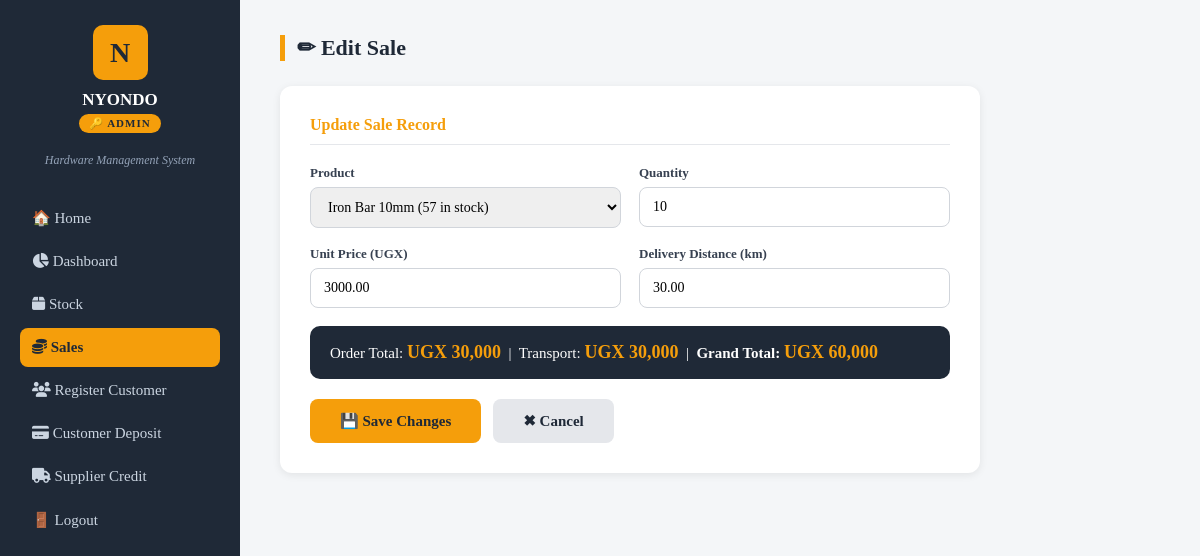
Screenshot of /sales/edit/10/ (signed in) with the database file from the repository.
### nyondoapp/models.py (models this page shows, shortened)
class Sale(models.Model):
    product = models.ForeignKey(Product, on_delete=models.CASCADE)
    quantity = models.IntegerField()
    unit_price = models.DecimalField(max_digits=10, decimal_places=2)  # price at time of sale
    total_price = models.DecimalField(max_digits=10, decimal_places=2)  # quantity x unit_price
    distance_km = models.DecimalField(max_digits=6, decimal_places=2, default=0)  # delivery distance
    transport_fee = models.DecimalField(max_digits=10, decimal_places=2, default=0)  # 0 or 30,000 UGX
    date = models.DateTimeField(auto_now_add=True)

class Product(models.Model):
    name = models.CharField(max_length=200)
    unit_cost = models.DecimalField(max_digits=10, decimal_places=2)  # buying price
    unit_price = models.DecimalField(max_digits=10, decimal_places=2)  # selling price
    quantity = models.IntegerField(default=0)  # current stock level

### nyondoapp/views.py (the view, shortened to what this page needs)
# urls.py: path('sales/edit/<int:pk>/', views.sales_edit, name='sales_edit'),
@login_required
def sales_edit(request, pk):
    role = get_user_role(request.user)
    if role == 'stockmanager':
        messages.error(request, 'You are not authorized to edit sales.')
        return redirect('/dashboard/stockmanager/')
    sale = Sale.objects.get(id=pk)
    products = Product.objects.all()
    return render(request, 'sales_edit.html', {'sale': sale, 'products': products})

### nyondoapp/views.py (called while the page is built)
def get_user_role(user):
    groups = user.groups.values_list('name', flat=True)
    if 'admin' in groups:
        return 'admin'
    elif 'salesperson' in groups:
        return 'salesperson'
    elif 'stockmanager' in groups:
        return 'stockmanager'
    return None

### nyondoapp/templates/sales_edit.html (shortened to what this page needs)
<!doctype html>
<html lang="en">
  <head>
    <link rel="stylesheet" href="https://cdnjs.cloudflare.com/ajax/libs/font-awesome/6.5.1/css/all.min.css" />
  </head>
  <body>
    <div class="sidebar">
      <div class="logo-box">N</div>
      <h2>NYONDO</h2>
      {% if request.user.groups.all.0.name == 'admin' %}
        <span class="role-badge">🔑 Admin</span>
      {% elif request.user.groups.all.0.name == 'salesperson' %}
        <span class="role-badge"><i class="fa-solid fa-coins"></i> Salesperson</span>
      {% endif %}
      <p class="tagline">Hardware Management System</p>
      <div class="menu">
        {% if request.user.groups.all.0.name == 'admin' %}
          <a onclick="window.location.href = '/'">🏠 Home</a>
          <a onclick="window.location.href = '/dashboard/admin/'"><i class="fa-solid fa-chart-pie"></i> Dashboard</a>
          <a onclick="window.location.href = '/stock/'"><i class="fa-solid fa-box"></i> Stock</a>
          <a onclick="window.location.href = '/sales/'" class="active"><i class="fa-solid fa-coins"></i> Sales</a>
          <a onclick="window.location.href = '/customer_registration/'"><i class="fa-solid fa-users"></i> Register Customer</a>
          <a onclick="window.location.href = '/customer_deposit/'"><i class="fa-solid fa-credit-card"></i> Customer Deposit</a>
          <a onclick="window.location.href = '/supplier_credit/'"><i class="fa-solid fa-truck"></i> Supplier Credit</a>
        {% endif %}
        <a onclick="window.location.href = '/logout/'">🚪 Logout</a>
      </div>
    </div>
    <div class="main">
      <div class="page-title">✏ Edit Sale</div>
      <div class="form-card">
        <h3>Update Sale Record</h3>
        <form method="POST" action="/sales/edit/{{ sale.id }}/">
          <div class="form-grid">
            <div>
              <label>Product</label>
              <select name="product_id" id="product_select" onchange="fillPrice()">
                {% for product in products %}
                <option value="{{ product.id }}" data-price="{{ product.unit_price }}"
                  {% if product.id == sale.product.id %}selected{% endif %}>
                  {{ product.name }} ({{ product.quantity }} in stock)
                </option>
                {% endfor %}
              </select>
            </div>
            <div>
              <label>Quantity</label>
              <input type="number" name="quantity" id="qty" value="{{ sale.quantity }}" oninput="calcTotal()" min="1" />
            </div>
            <div>
              <label>Unit Price (UGX)</label>
              <input type="number" id="unit_price" value="{{ sale.unit_price }}" readonly />
            </div>
            <div>
              <label>Delivery Distance (km)</label>
              <input type="number" name="distance_km" id="distance" value="{{ sale.distance_km }}" oninput="calcTotal()" min="0" />
            </div>
          </div>
          <div class="total-box">
            Order Total: <span id="total-display">UGX 0</span> &nbsp;|&nbsp;
            Transport: <span id="transport-display">UGX 0</span> &nbsp;|&nbsp;
            <strong>Grand Total: <span id="grand-display">UGX 0</span></strong>
          </div>
          <div class="btn-row">
            <button class="btn-submit" type="submit">💾 Save Changes</button>
            <a href="/sales/" class="btn-cancel">✖ Cancel</a>
          </div>
        </form>
      </div>
    </div>
  </body>
</html>

### nyondoapp/templates/sales_edit.html (style rules this page uses)
* { box-sizing: border-box; margin: 0; padding: 0; font-family: Georgia, serif; }
body { background: #f4f6f8; color: #1f2937; }
.sidebar { position: fixed; left: 0; top: 0; width: 240px; height: 100vh; background: #1f2937; color: #fff; padding: 25px 20px; overflow-y: auto; }
.logo-box { width: 55px; height: 55px; background: #f59e0b; color: #1f2937; border-radius: 10px; display: flex; align-items: center; justify-content: center; font-size: 28px; font-weight: bold; margin: 0 auto 10px; }
.sidebar h2 { text-align: center; font-size: 17px; margin-bottom: 4px; }
.sidebar p.tagline { text-align: center; font-size: 12px; color: #94a3b8; font-style: italic; margin-bottom: 30px; }
.role-badge { display: block; text-align: center; background: #f59e0b; color: #1f2937; font-size: 11px; font-weight: bold; padding: 3px 10px; border-radius: 20px; margin: 0 auto 20px; width: fit-content; letter-spacing: 1px; text-transform: uppercase; }
.menu a { display: block; color: #cbd5e1; text-decoration: none; padding: 11px 12px; border-radius: 8px; font-size: 15px; margin-bottom: 4px; cursor: pointer; }
.menu a.active { background: #f59e0b; color: #1f2937; font-weight: bold; }
.main { margin-left: 240px; padding: 35px 40px; }
.page-title { font-size: 22px; font-weight: bold; border-left: 5px solid #f59e0b; padding-left: 12px; margin-bottom: 25px; }
.form-card { background: #fff; border-radius: 12px; padding: 30px; box-shadow: 0 2px 8px rgba(0, 0, 0, 0.08); max-width: 700px; }
.form-card h3 { font-size: 16px; color: #f59e0b; border-bottom: 1px solid #e5e7eb; padding-bottom: 10px; margin-bottom: 20px; }
.form-grid { display: grid; grid-template-columns: 1fr 1fr; gap: 18px; }
label { display: block; font-size: 13px; font-weight: bold; margin-bottom: 6px; color: #374151; }
input, select { width: 100%; padding: 11px 13px; border: 1.5px solid #d1d5db; border-radius: 8px; font-size: 14px; outline: none; }
.total-box { margin-top: 18px; background: #1f2937; color: #ffffff; padding: 16px 20px; border-radius: 10px; font-size: 15px; }
.total-box span { color: #f59e0b; font-size: 18px; font-weight: bold; }
.btn-row { margin-top: 20px; display: flex; gap: 12px; }
.btn-submit { background: #f59e0b; color: #1f2937; padding: 13px 30px; border: none; border-radius: 8px; font-size: 15px; font-weight: bold; cursor: pointer; }
.btn-cancel { background: #e5e7eb; color: #1f2937; padding: 13px 30px; border: none; border-radius: 8px; font-size: 15px; font-weight: bold; cursor: pointer; text-decoration: none; display: inline-block; }

### rows the page displays
Sale: product_id "Iron Bar 10mm (57 in stock)", quantity "10", unit_price "3000.00", distance_km "30.00"
